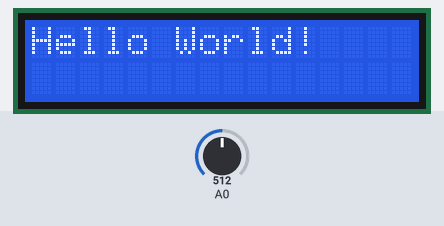
Simulated run of this sketch. Board: Arduino Uno, built with avr-gcc and run on an emulated ATmega328P. On the bench: 16×2 character LCD. Inputs (shaded band) come from the test bench; at power-on: A0 = 512. What the sketch prints to the serial monitor is not drawn.

Above: at 1.4 s.
1.5 s: A0 set to 465
3.0 s: A0 set to 436
At 4.12 s:
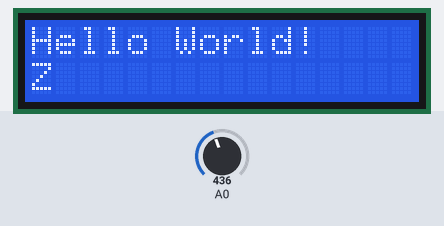
At 4.62 s:
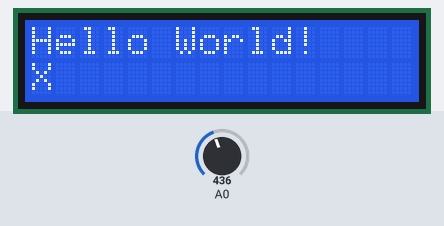
6.0 s: A0 set to 510
7.5 s: A0 set to 306
At 7.8 s:
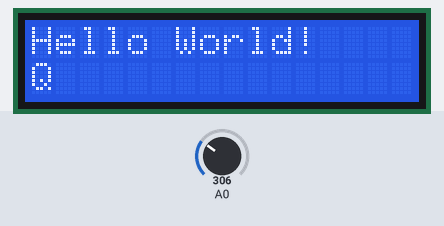
9.9 s: A0 set to 262
12.2 s: A0 set to 242
At 12.45 s:
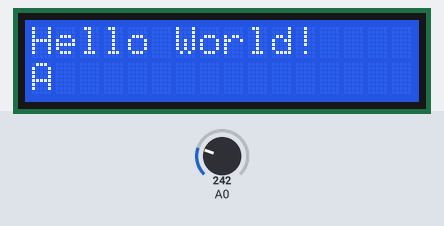
Timing chart, 0 to 15.2 s (numbered marks = the images above; inputs shaded):
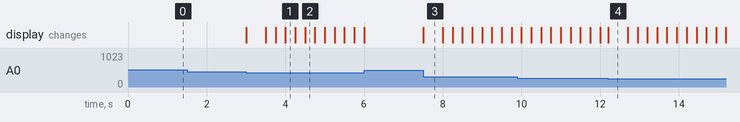

The sketch:

001_HelloWorld_EEPROM.ino
```cpp
#include <EEPROM.h>
#include <limits.h>
#include <LiquidCrystal.h>
#include <Time.h>
#include <TimeLib.h>

#define btnRIGHT  0
#define btnUP     1
#define btnDOWN   2
#define btnLEFT   3
#define btnSELECT 4
#define btnNONE   5

// select the pins used on the LCD panel
LiquidCrystal s_lcd(8, 9, 4, 5, 6, 7);

// define some values used by the panel and buttons
String    s_availableChars = " ABCDEFGHIJKLMNOPQRSTUVWXYZ,.!";
int       s_currentCharIndex = 0;
String    s_currentString = "";

int       s_iOldKeyInput = btnNONE;
int       s_iRepeatCount = 0;
time_t    old_millis = INT_MIN;

void WriteStringToEEPROM()
{
  Serial.println("+WriteStringToEEPROM()");
  int iEepromLocation = EEPROM.length() - 18;

  String currentString = s_currentString + s_availableChars[s_currentCharIndex];

  for (int i = 0; i < currentString.length(); i++)
  {
    EEPROM.write(iEepromLocation, currentString[i]);
    iEepromLocation++;
  }

  while (iEepromLocation < EEPROM.length())
  {
    EEPROM.write(iEepromLocation, 0);
    iEepromLocation++;
  }
  Serial.println("-WriteStringToEEPROM()");
}

void ReadStringFromEEPROM()
{
  Serial.println("+ReadStringFromEEPROM()");
  s_currentString = "";

  if (EEPROM.read(EEPROM.length() - 1) != 0)
  {
    Serial.println("ReadStringFromEEPROM() -- No string stored to EEPROM!");
    Serial.println("-ReadStringFromEEPROM()");
    return;
  }

  for (int iEepromLocation = EEPROM.length() - 18; iEepromLocation < EEPROM.length(); iEepromLocation++)
  {
    char currentChar = EEPROM.read(iEepromLocation);
    if (currentChar == 0)
    {
      break;
    }
    s_currentString = s_currentString + currentChar;
  }

  Serial.println("-ReadStringFromEEPROM()");
}

// read the buttons
int read_LCD_buttons()
{
  int iKeyInput    = analogRead(0);      // read the value from the sensor

  if (iKeyInput > 1000) return btnNONE;
  if (iKeyInput < 50)   return btnRIGHT;
  if (iKeyInput < 250)  return btnUP;
  if (iKeyInput < 450)  return btnDOWN;
  if (iKeyInput < 650)  return btnLEFT;
  if (iKeyInput < 850)  return btnSELECT;

  return btnNONE;  // when all others fail, return this...
}

void RemoveLetter()
{
  int iStrLength = s_currentString.length();
  if (iStrLength > 0)
  {
    s_currentString.remove(iStrLength - 1);
  }

  s_lcd.setCursor(0, 1);
  s_lcd.print("               ");
}

void AddLetter()
{
  s_currentString = s_currentString + s_availableChars[s_currentCharIndex];
  s_currentCharIndex = 0;
}

void ProcessButtonUp()
{
  s_currentCharIndex += 1;
  if (s_currentCharIndex == s_availableChars.length())
    s_currentCharIndex = 0;
}

void ProcessButtonDown()
{
  s_currentCharIndex -= 1;
  if (s_currentCharIndex < 0)
    s_currentCharIndex = s_availableChars.length() - 1;
}

void ProcessKey(int iLCDKey)
{
  // Default case, so make it work quickly.
  if (iLCDKey == btnNONE)
  {
    s_iRepeatCount = 0;
    s_iOldKeyInput = iLCDKey;
    return;
  }

  bool bReturn = false;
  time_t current_now = now();
  time_t current_millis = millis();

  if (iLCDKey == s_iOldKeyInput)
  {
    int iLimit = 500;
    if (s_iRepeatCount > 1)
    {
      iLimit = 250;
    }

    if (abs(current_millis - old_millis) < iLimit)
    {
      bReturn = true;
    }
  }
  else
  {
    s_iRepeatCount = 0;
  }

  s_iOldKeyInput = iLCDKey;
  if (bReturn)
  {
    return;
  }

  old_millis = current_millis;
  s_iRepeatCount++;

  switch (iLCDKey)
  {
    case btnLEFT:
      RemoveLetter();
      break;
    case btnRIGHT:
      AddLetter();
      break;
    case btnUP:
      ProcessButtonUp();
      break;
    case btnDOWN:
      ProcessButtonDown();
      break;
    case btnSELECT:
      WriteStringToEEPROM();
      break;
  }
}
void setup()
{
  Serial.begin(9600);
  s_lcd.begin(16, 2);              // start the library
  s_lcd.clear();
  s_lcd.setCursor(0, 0);
  s_lcd.print("Hello World!"); // print a simple message

  for (int iAddress = EEPROM.length() - 18; iAddress < EEPROM.length(); iAddress++)
  {
    byte value = EEPROM.read(iAddress);

    Serial.print(iAddress);
    Serial.print("\t");
    Serial.print(value, DEC);
    Serial.println();
  }

  ReadStringFromEEPROM();
}

void loop()
{
  // Update the current character.
  int iLCDKey = read_LCD_buttons();
  ProcessKey(iLCDKey);

  String currentString = s_currentString + s_availableChars[s_currentCharIndex];
  s_lcd.setCursor(0, 1);
  s_lcd.print(currentString);
}
```

Measured:
- the behaviour switches between 450 and 449 on A0 (found by bisection; images 0 and 1)
- the behaviour switches between 250 and 249 on A0 (found by bisection; images 3 and 4)
- after the input at 1.5 s, every drawn part: stays the same
- after the input at 3.0 s, the display: first changes at once (image 1 shows a later state)
- after the input at 7.5 s, the display: changes at once (image 3)
- after the input at 12.2 s, the display: changes at once (image 4)
- what the display in image 3 shows lasts 0.5 s, from 7.5 s to 8.0 s
